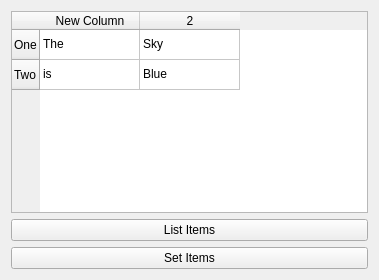
<?xml version="1.0" encoding="UTF-8"?>
<ui version="4.0">
 <class>Widget</class>
 <widget class="QWidget" name="Widget">
  <property name="geometry">
   <rect>
    <x>0</x>
    <y>0</y>
    <width>379</width>
    <height>280</height>
   </rect>
  </property>
  <property name="windowTitle">
   <string>Widget</string>
  </property>
  <layout class="QVBoxLayout" name="verticalLayout">
   <item>
    <widget class="QTableWidget" name="tableWidget">
     <row>
      <property name="text">
       <string>One</string>
      </property>
     </row>
     <row>
      <property name="text">
       <string>Two</string>
      </property>
     </row>
     <column>
      <property name="text">
       <string>New Column</string>
      </property>
     </column>
     <column>
      <property name="text">
       <string>2</string>
      </property>
     </column>
     <item row="0" column="0">
      <property name="text">
       <string>The</string>
      </property>
     </item>
     <item row="0" column="1">
      <property name="text">
       <string>Sky</string>
      </property>
     </item>
     <item row="1" column="0">
      <property name="text">
       <string>is</string>
      </property>
     </item>
     <item row="1" column="1">
      <property name="text">
       <string>Blue</string>
      </property>
     </item>
    </widget>
   </item>
   <item>
    <widget class="QPushButton" name="listItemsButton">
     <property name="text">
      <string>List Items</string>
     </property>
    </widget>
   </item>
   <item>
    <widget class="QPushButton" name="setItemsButton">
     <property name="text">
      <string>Set Items</string>
     </property>
    </widget>
   </item>
  </layout>
 </widget>
 <resources/>
 <connections/>
</ui>
